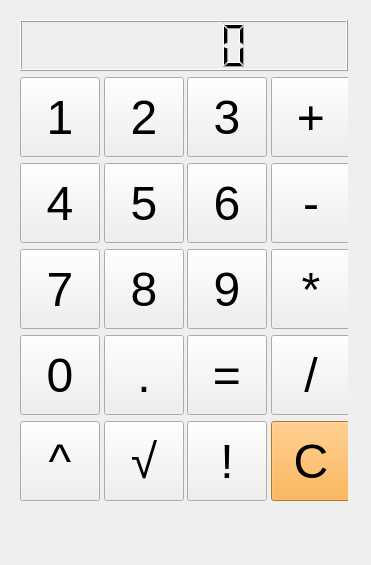
<?xml version="1.0" encoding="UTF-8"?>
<ui version="4.0">
 <class>Form</class>
 <widget class="QWidget" name="Form">
  <property name="geometry">
   <rect>
    <x>0</x>
    <y>0</y>
    <width>371</width>
    <height>565</height>
   </rect>
  </property>
  <property name="windowTitle">
   <string>Form</string>
  </property>
  <widget class="QWidget" name="layoutWidget">
   <property name="geometry">
    <rect>
     <x>20</x>
     <y>20</y>
     <width>328</width>
     <height>481</height>
    </rect>
   </property>
   <layout class="QVBoxLayout" name="verticalLayout">
    <item>
     <widget class="QLCDNumber" name="table"/>
    </item>
    <item>
     <layout class="QGridLayout" name="gridLayout">
      <item row="2" column="1">
       <widget class="QPushButton" name="btn8">
        <property name="minimumSize">
         <size>
          <width>80</width>
          <height>80</height>
         </size>
        </property>
        <property name="maximumSize">
         <size>
          <width>80</width>
          <height>80</height>
         </size>
        </property>
        <property name="font">
         <font>
          <family>Helvetica</family>
          <pointsize>36</pointsize>
         </font>
        </property>
        <property name="text">
         <string>8</string>
        </property>
        <attribute name="buttonGroup">
         <string notr="true">buttonGroup_digits</string>
        </attribute>
       </widget>
      </item>
      <item row="0" column="1">
       <widget class="QPushButton" name="btn2">
        <property name="minimumSize">
         <size>
          <width>80</width>
          <height>80</height>
         </size>
        </property>
        <property name="maximumSize">
         <size>
          <width>80</width>
          <height>80</height>
         </size>
        </property>
        <property name="font">
         <font>
          <family>Helvetica</family>
          <pointsize>36</pointsize>
         </font>
        </property>
        <property name="text">
         <string>2</string>
        </property>
        <attribute name="buttonGroup">
         <string notr="true">buttonGroup_digits</string>
        </attribute>
       </widget>
      </item>
      <item row="0" column="3">
       <widget class="QPushButton" name="btn_plus">
        <property name="minimumSize">
         <size>
          <width>80</width>
          <height>80</height>
         </size>
        </property>
        <property name="maximumSize">
         <size>
          <width>80</width>
          <height>80</height>
         </size>
        </property>
        <property name="font">
         <font>
          <family>Helvetica</family>
          <pointsize>36</pointsize>
         </font>
        </property>
        <property name="text">
         <string>+</string>
        </property>
        <attribute name="buttonGroup">
         <string notr="true">buttonGroup_binary</string>
        </attribute>
       </widget>
      </item>
      <item row="3" column="2">
       <widget class="QPushButton" name="btn_eq">
        <property name="minimumSize">
         <size>
          <width>80</width>
          <height>80</height>
         </size>
        </property>
        <property name="maximumSize">
         <size>
          <width>80</width>
          <height>80</height>
         </size>
        </property>
        <property name="font">
         <font>
          <family>Helvetica</family>
          <pointsize>36</pointsize>
         </font>
        </property>
        <property name="text">
         <string>=</string>
        </property>
       </widget>
      </item>
      <item row="3" column="0">
       <widget class="QPushButton" name="btn0">
        <property name="minimumSize">
         <size>
          <width>80</width>
          <height>80</height>
         </size>
        </property>
        <property name="maximumSize">
         <size>
          <width>80</width>
          <height>80</height>
         </size>
        </property>
        <property name="font">
         <font>
          <family>Helvetica</family>
          <pointsize>36</pointsize>
         </font>
        </property>
        <property name="text">
         <string>0</string>
        </property>
        <attribute name="buttonGroup">
         <string notr="true">buttonGroup_digits</string>
        </attribute>
       </widget>
      </item>
      <item row="3" column="3">
       <widget class="QPushButton" name="btn_div">
        <property name="minimumSize">
         <size>
          <width>80</width>
          <height>80</height>
         </size>
        </property>
        <property name="maximumSize">
         <size>
          <width>80</width>
          <height>80</height>
         </size>
        </property>
        <property name="font">
         <font>
          <family>Helvetica</family>
          <pointsize>36</pointsize>
         </font>
        </property>
        <property name="text">
         <string>/</string>
        </property>
        <attribute name="buttonGroup">
         <string notr="true">buttonGroup_binary</string>
        </attribute>
       </widget>
      </item>
      <item row="0" column="0">
       <widget class="QPushButton" name="btn1">
        <property name="minimumSize">
         <size>
          <width>80</width>
          <height>80</height>
         </size>
        </property>
        <property name="maximumSize">
         <size>
          <width>80</width>
          <height>80</height>
         </size>
        </property>
        <property name="font">
         <font>
          <family>Helvetica</family>
          <pointsize>36</pointsize>
         </font>
        </property>
        <property name="text">
         <string>1</string>
        </property>
        <attribute name="buttonGroup">
         <string notr="true">buttonGroup_digits</string>
        </attribute>
       </widget>
      </item>
      <item row="2" column="2">
       <widget class="QPushButton" name="btn9">
        <property name="minimumSize">
         <size>
          <width>80</width>
          <height>80</height>
         </size>
        </property>
        <property name="maximumSize">
         <size>
          <width>80</width>
          <height>80</height>
         </size>
        </property>
        <property name="font">
         <font>
          <family>Helvetica</family>
          <pointsize>36</pointsize>
         </font>
        </property>
        <property name="text">
         <string>9</string>
        </property>
        <attribute name="buttonGroup">
         <string notr="true">buttonGroup_digits</string>
        </attribute>
       </widget>
      </item>
      <item row="3" column="1">
       <widget class="QPushButton" name="btn_dot">
        <property name="minimumSize">
         <size>
          <width>80</width>
          <height>80</height>
         </size>
        </property>
        <property name="maximumSize">
         <size>
          <width>80</width>
          <height>80</height>
         </size>
        </property>
        <property name="font">
         <font>
          <family>Helvetica</family>
          <pointsize>36</pointsize>
         </font>
        </property>
        <property name="text">
         <string>.</string>
        </property>
       </widget>
      </item>
      <item row="0" column="2">
       <widget class="QPushButton" name="btn3">
        <property name="minimumSize">
         <size>
          <width>80</width>
          <height>80</height>
         </size>
        </property>
        <property name="maximumSize">
         <size>
          <width>80</width>
          <height>80</height>
         </size>
        </property>
        <property name="font">
         <font>
          <family>Helvetica</family>
          <pointsize>36</pointsize>
         </font>
        </property>
        <property name="text">
         <string>3</string>
        </property>
        <attribute name="buttonGroup">
         <string notr="true">buttonGroup_digits</string>
        </attribute>
       </widget>
      </item>
      <item row="1" column="0">
       <widget class="QPushButton" name="btn4">
        <property name="minimumSize">
         <size>
          <width>80</width>
          <height>80</height>
         </size>
        </property>
        <property name="maximumSize">
         <size>
          <width>80</width>
          <height>80</height>
         </size>
        </property>
        <property name="font">
         <font>
          <family>Helvetica</family>
          <pointsize>36</pointsize>
         </font>
        </property>
        <property name="text">
         <string>4</string>
        </property>
        <attribute name="buttonGroup">
         <string notr="true">buttonGroup_digits</string>
        </attribute>
       </widget>
      </item>
      <item row="1" column="1">
       <widget class="QPushButton" name="btn5">
        <property name="minimumSize">
         <size>
          <width>80</width>
          <height>80</height>
         </size>
        </property>
        <property name="maximumSize">
         <size>
          <width>80</width>
          <height>80</height>
         </size>
        </property>
        <property name="font">
         <font>
          <family>Helvetica</family>
          <pointsize>36</pointsize>
         </font>
        </property>
        <property name="text">
         <string>5</string>
        </property>
        <attribute name="buttonGroup">
         <string notr="true">buttonGroup_digits</string>
        </attribute>
       </widget>
      </item>
      <item row="2" column="0">
       <widget class="QPushButton" name="btn7">
        <property name="minimumSize">
         <size>
          <width>80</width>
          <height>80</height>
         </size>
        </property>
        <property name="maximumSize">
         <size>
          <width>80</width>
          <height>80</height>
         </size>
        </property>
        <property name="font">
         <font>
          <family>Helvetica</family>
          <pointsize>36</pointsize>
         </font>
        </property>
        <property name="text">
         <string>7</string>
        </property>
        <attribute name="buttonGroup">
         <string notr="true">buttonGroup_digits</string>
        </attribute>
       </widget>
      </item>
      <item row="1" column="2">
       <widget class="QPushButton" name="btn6">
        <property name="minimumSize">
         <size>
          <width>80</width>
          <height>80</height>
         </size>
        </property>
        <property name="maximumSize">
         <size>
          <width>80</width>
          <height>80</height>
         </size>
        </property>
        <property name="font">
         <font>
          <family>Helvetica</family>
          <pointsize>36</pointsize>
         </font>
        </property>
        <property name="text">
         <string>6</string>
        </property>
        <attribute name="buttonGroup">
         <string notr="true">buttonGroup_digits</string>
        </attribute>
       </widget>
      </item>
      <item row="1" column="3">
       <widget class="QPushButton" name="btn_minus">
        <property name="minimumSize">
         <size>
          <width>80</width>
          <height>80</height>
         </size>
        </property>
        <property name="maximumSize">
         <size>
          <width>80</width>
          <height>80</height>
         </size>
        </property>
        <property name="font">
         <font>
          <family>Helvetica</family>
          <pointsize>36</pointsize>
         </font>
        </property>
        <property name="text">
         <string>-</string>
        </property>
        <attribute name="buttonGroup">
         <string notr="true">buttonGroup_binary</string>
        </attribute>
       </widget>
      </item>
      <item row="2" column="3">
       <widget class="QPushButton" name="btn_mult">
        <property name="minimumSize">
         <size>
          <width>80</width>
          <height>80</height>
         </size>
        </property>
        <property name="maximumSize">
         <size>
          <width>80</width>
          <height>80</height>
         </size>
        </property>
        <property name="font">
         <font>
          <family>Helvetica</family>
          <pointsize>36</pointsize>
         </font>
        </property>
        <property name="text">
         <string>*</string>
        </property>
        <attribute name="buttonGroup">
         <string notr="true">buttonGroup_binary</string>
        </attribute>
       </widget>
      </item>
      <item row="4" column="0">
       <widget class="QPushButton" name="btn_pow">
        <property name="minimumSize">
         <size>
          <width>80</width>
          <height>80</height>
         </size>
        </property>
        <property name="maximumSize">
         <size>
          <width>80</width>
          <height>80</height>
         </size>
        </property>
        <property name="font">
         <font>
          <family>Helvetica</family>
          <pointsize>36</pointsize>
         </font>
        </property>
        <property name="text">
         <string>^</string>
        </property>
        <attribute name="buttonGroup">
         <string notr="true">buttonGroup_binary</string>
        </attribute>
       </widget>
      </item>
      <item row="4" column="1">
       <widget class="QPushButton" name="btn_sqrt">
        <property name="minimumSize">
         <size>
          <width>80</width>
          <height>80</height>
         </size>
        </property>
        <property name="maximumSize">
         <size>
          <width>80</width>
          <height>80</height>
         </size>
        </property>
        <property name="font">
         <font>
          <family>Helvetica</family>
          <pointsize>36</pointsize>
         </font>
        </property>
        <property name="text">
         <string>√</string>
        </property>
       </widget>
      </item>
      <item row="4" column="2">
       <widget class="QPushButton" name="btn_fact">
        <property name="minimumSize">
         <size>
          <width>80</width>
          <height>80</height>
         </size>
        </property>
        <property name="maximumSize">
         <size>
          <width>80</width>
          <height>80</height>
         </size>
        </property>
        <property name="font">
         <font>
          <family>Helvetica</family>
          <pointsize>36</pointsize>
         </font>
        </property>
        <property name="text">
         <string>!</string>
        </property>
       </widget>
      </item>
      <item row="4" column="3">
       <widget class="QPushButton" name="btn_clear">
        <property name="minimumSize">
         <size>
          <width>80</width>
          <height>80</height>
         </size>
        </property>
        <property name="maximumSize">
         <size>
          <width>80</width>
          <height>80</height>
         </size>
        </property>
        <property name="font">
         <font>
          <family>Helvetica</family>
          <pointsize>36</pointsize>
         </font>
        </property>
        <property name="styleSheet">
         <string notr="true">background-color: rgb(254, 166, 43);</string>
        </property>
        <property name="text">
         <string>С</string>
        </property>
       </widget>
      </item>
     </layout>
    </item>
   </layout>
  </widget>
 </widget>
 <resources/>
 <connections/>
 <buttongroups>
  <buttongroup name="buttonGroup_digits"/>
  <buttongroup name="buttonGroup_binary"/>
 </buttongroups>
</ui>
